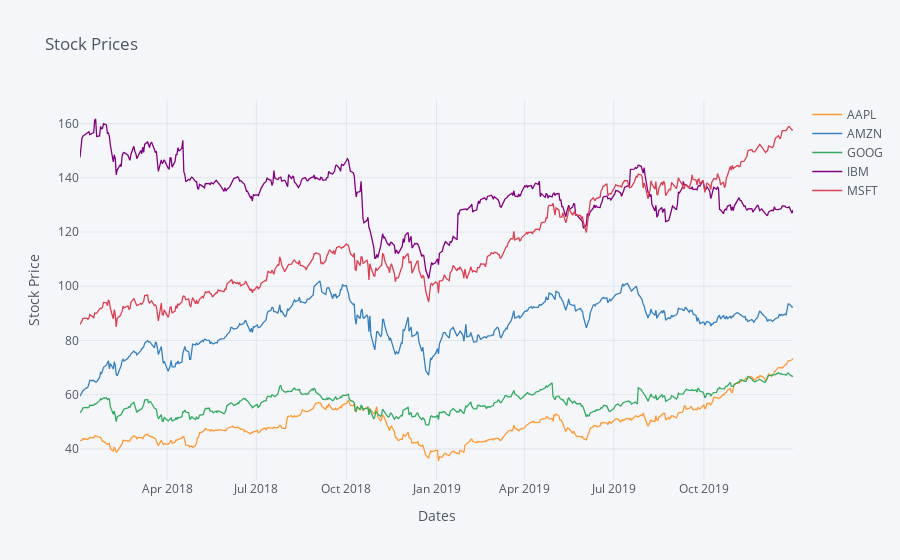

Here is the notebook cell this chart was saved with:
### Code cell
prices['Close'].iplot(xTitle='Dates',yTitle='Stock Price', title='Stock Prices')

### Figure 1 — Plotly figure (JSON) as saved in the notebook; plotly's stock layout.template omitted (floating-point values rounded to 4 significant figures; data arrays with more than 128 entries replaced by an {"elided": "..."} marker saying what was removed)
{"data": [{"line": {"color": "rgba(255, 153, 51, 1.0)", "dash": "solid", "shape": "linear", "width": 1.3}, "mode": "lines", "name": "AAPL", "text": "", "type": "scatter", "x": {"elided": "503 str values"}, "y": {"elided": "503 float values"}}, {"line": {"color": "rgba(55, 128, 191, 1.0)", "dash": "solid", "shape": "linear", "width": 1.3}, "mode": "lines", "name": "AMZN", "text": "", "type": "scatter", "x": {"elided": "503 str values"}, "y": {"elided": "503 float values"}}, {"line": {"color": "rgba(50, 171, 96, 1.0)", "dash": "solid", "shape": "linear", "width": 1.3}, "mode": "lines", "name": "GOOG", "text": "", "type": "scatter", "x": {"elided": "503 str values"}, "y": {"elided": "503 float values"}}, {"line": {"color": "rgba(128, 0, 128, 1.0)", "dash": "solid", "shape": "linear", "width": 1.3}, "mode": "lines", "name": "IBM", "text": "", "type": "scatter", "x": {"elided": "503 str values"}, "y": {"elided": "503 float values"}}, {"line": {"color": "rgba(219, 64, 82, 1.0)", "dash": "solid", "shape": "linear", "width": 1.3}, "mode": "lines", "name": "MSFT", "text": "", "type": "scatter", "x": {"elided": "503 str values"}, "y": {"elided": "503 float values"}}], "layout": {"legend": {"bgcolor": "#F5F6F9", "font": {"color": "#4D5663"}}, "paper_bgcolor": "#F5F6F9", "plot_bgcolor": "#F5F6F9", "title": {"font": {"color": "#4D5663"}, "text": "Stock Prices"}, "xaxis": {"gridcolor": "#E1E5ED", "showgrid": true, "tickfont": {"color": "#4D5663"}, "title": {"font": {"color": "#4D5663"}, "text": "Dates"}, "zerolinecolor": "#E1E5ED"}, "yaxis": {"gridcolor": "#E1E5ED", "showgrid": true, "tickfont": {"color": "#4D5663"}, "title": {"font": {"color": "#4D5663"}, "text": "Stock Price"}, "zerolinecolor": "#E1E5ED"}}}
